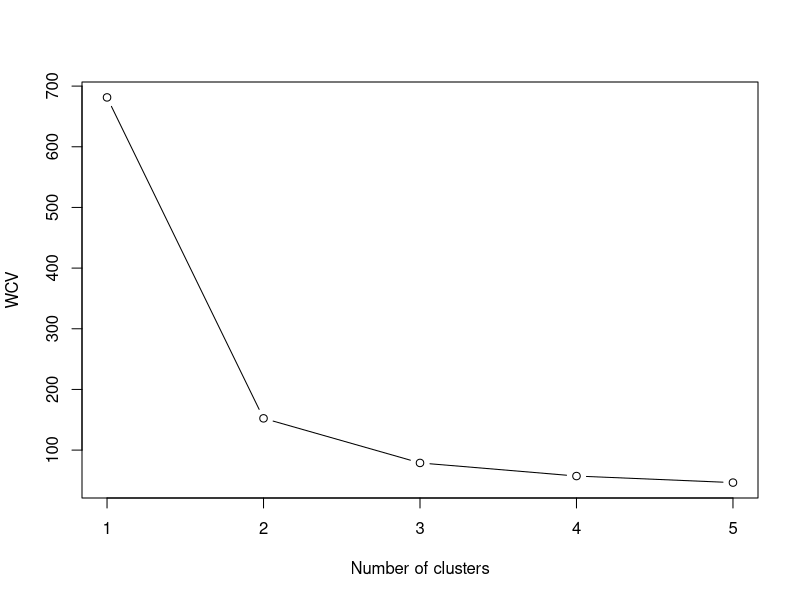
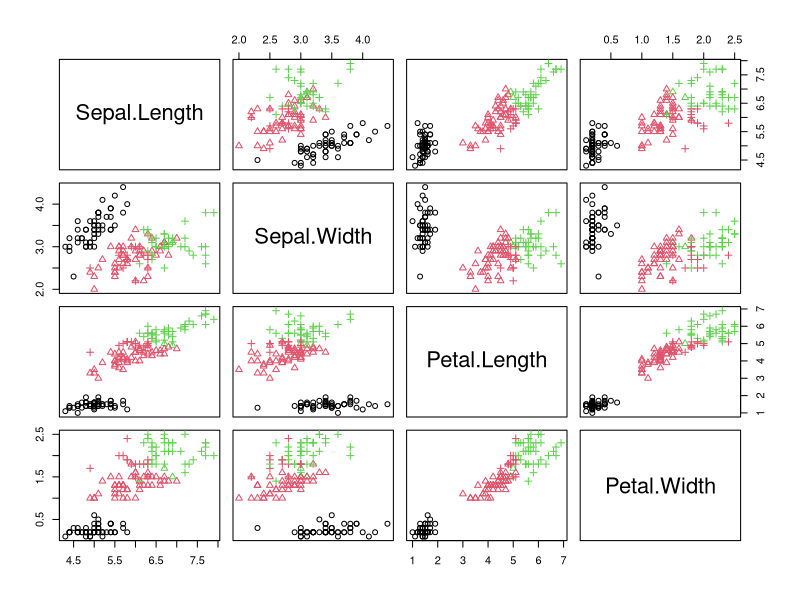
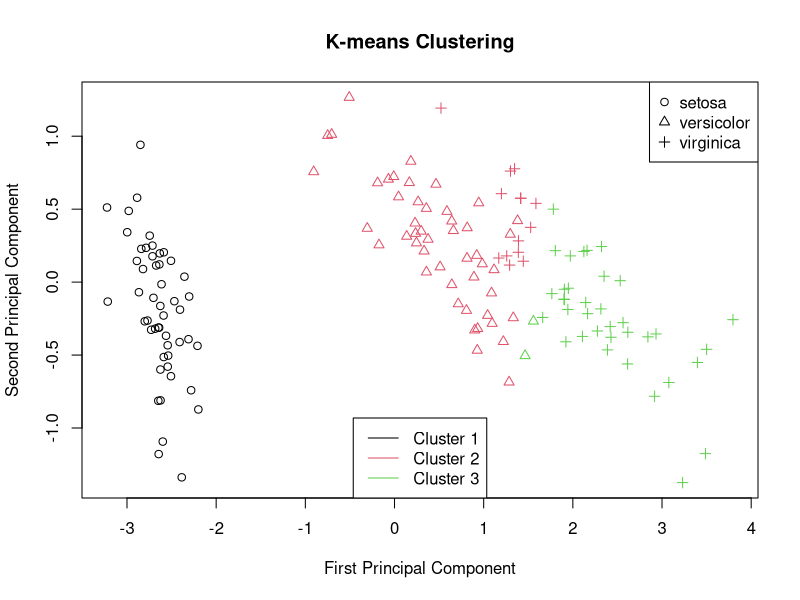

The R script that drew these images, in order: (Note: this script raises an error after producing the figures.)
## ---- chunk 1
knitr::opts_chunk$set(echo = TRUE)
## ---- chunk 2
data = iris
data$Species = NULL
head(data)
## ---- chunk 3
k <- 5
WCV <- rep(NA, k)  #within-cluster variation
for (i in 1:k) {
  k_means_out <- kmeans(data, centers = i, nstart = 20)
  WCV[i] <- k_means_out$tot.withinss
}
plot(WCV, xlab = "Number of clusters", type = "b")
## ---- chunk 4
# Perform K-means with K = 3
set.seed(123)
k_best <- 3
k_means_out <- kmeans(data, centers = k_best, nstart = 20)
plot(as.data.frame(data), col = k_means_out$cluster, pch = as.numeric(as.factor(iris$Species)))
## ---- chunk 5
pca_out <- prcomp(data)
PC1 <- pca_out$x[, 1]
PC2 <- pca_out$x[, 2]
plot(PC1, PC2, col = k_means_out$cluster, pch = as.numeric(as.factor(iris$Species)),
  main = "K-means Clustering", xlab = "First Principal Component", ylab = "Second Principal Component")

legend("topright", legend = levels(as.factor(iris$Species)), pch = 1:3)
legend("bottom", legend = c("Cluster 1", "Cluster 2", "Cluster 3"), col = 1:3, lty = 1)
## ---- chunk 6
# Create confusion matrix between K-means cluster assignments and true species
table_cluster_species <- table(kmeans_result$cluster, iris$Species)
print(table_cluster_species)

# Define the Best_Confusion_Matrix function
Best_Confusion_Matrix <- function(Confusion_Matrix) {
  library(combinat)
  x <- as.matrix(Confusion_Matrix)
  n <- sum(x)  # sample size
  p <- nrow(x)  # number of features
  if (ncol(x) != p)
    stop("x must be a square matrix.")
  
  perm_vec <- permn(1:p)  # all permutations of 1:p
  p_fact <- length(perm_vec)  # p factorial
  accuracy_val <- rep(NA, p_fact)
  
  # checking
  for (i in 1:p_fact) accuracy_val[i] <- sum(diag(x[perm_vec[[i]], ])) / n
  
  best_accuracy_index <- which.max(accuracy_val)
  best_accuracy_val <- accuracy_val[best_accuracy_index]
  best_Conf_Mat <- x[perm_vec[[best_accuracy_index]], ]
  
  return(list(x = best_Conf_Mat, val = best_accuracy_val))
}

# Apply it
result <- Best_Confusion_Matrix(table_cluster_species)

# Print the best confusion matrix and accuracy
cat("Best Confusion Matrix:\n")
print(result$x)

cat(sprintf("\nAccuracy: %.4f\n", result$val))
## ---- chunk 7
cluster_complete <- hclust(dist(data), method = "complete")
cluster_average <- hclust(dist(data), method = "average")
cluster_single <- hclust(dist(data), method = "single")

par(mfrow = c(1, 3))
plot(cluster_complete, main = "Complete Linkage", xlab = "", sub = "", cex = 0.9)
plot(cluster_average, main = "Average Linkage", xlab = "", sub = "", cex = 0.9)
plot(cluster_single, main = "Single Linkage", xlab = "", sub = "", cex = 0.9)
## ---- chunk 8
# Add clustering results to PCA data
pca_data$Cluster_Complete <- as.factor(cluster_complete)
pca_data$Cluster_Average  <- as.factor(cluster_average)
pca_data$Cluster_Single   <- as.factor(cluster_single)

# Plot Complete Linkage
ggplot(pca_data, aes(x = PC1, y = PC2, color = Cluster_Complete)) +
  geom_point(size = 2, alpha = 0.8) +
  labs(title = "Hierarchical Clustering - Complete Linkage") +
  theme_minimal()

# Plot Average Linkage
ggplot(pca_data, aes(x = PC1, y = PC2, color = Cluster_Average)) +
  geom_point(size = 2, alpha = 0.8) +
  labs(title = "Hierarchical Clustering - Average Linkage") +
  theme_minimal()

# Plot Single Linkage
ggplot(pca_data, aes(x = PC1, y = PC2, color = Cluster_Single)) +
  geom_point(size = 2, alpha = 0.8) +
  labs(title = "Hierarchical Clustering - Single Linkage") +
  theme_minimal()
## ---- chunk 9
# Confusion matrices
table_complete <- table(cluster_complete, iris$Species)
table_average  <- table(cluster_average, iris$Species)
table_single   <- table(cluster_single, iris$Species)

# Accuracy calculations using Best_Confusion_Matrix
result_complete <- Best_Confusion_Matrix(table_complete)
result_average  <- Best_Confusion_Matrix(table_average)
result_single   <- Best_Confusion_Matrix(table_single)

# Print results
cat("Complete Linkage - Best Confusion Matrix:\n")
print(result_complete$x)
cat(sprintf("Accuracy: %.4f\n\n", result_complete$val))

cat("Average Linkage - Best Confusion Matrix:\n")
print(result_average$x)
cat(sprintf("Accuracy: %.4f\n\n", result_average$val))

cat("Single Linkage - Best Confusion Matrix:\n")
print(result_single$x)
cat(sprintf("Accuracy: %.4f\n", result_single$val))
## ---- chunk 10
# Standardize (scale) the data
iris_scaled <- scale(iris_data)

head(iris_scaled)
## ---- chunk 11
set.seed(123)
wss_scaled <- numeric(5)

for (k in 1:5) {
  kmeans_result_scaled <- kmeans(iris_scaled, centers = k, nstart = 25)
  wss_scaled[k] <- kmeans_result_scaled$tot.withinss
}

# Elbow plot
plot(1:5, wss_scaled, type = "b", pch = 19,
     xlab = "Number of Clusters K (scaled)",
     ylab = "Total WSS (scaled)",
     main = "Elbow Method (scaled data)")
## ---- chunk 12
# PCA
pca_result_scaled <- prcomp(iris_scaled)

# Create PCA dataframe
pca_data_scaled <- data.frame(PC1 = pca_result_scaled$x[, 1],
                              PC2 = pca_result_scaled$x[, 2])
## ---- chunk 13
# K-means clustering with K=3
set.seed(123)
kmeans_scaled_final <- kmeans(iris_scaled, centers = 3, nstart = 25)

# Confusion matrix
table_kmeans_scaled <- table(kmeans_scaled_final$cluster, iris$Species)

# Best confusion matrix and accuracy
result_kmeans_scaled <- Best_Confusion_Matrix(table_kmeans_scaled)

cat("K-means (scaled) Best Confusion Matrix:\n")
print(result_kmeans_scaled$x)
cat(sprintf("Accuracy: %.4f\n\n", result_kmeans_scaled$val))
## ---- chunk 14
# Distance matrix
dist_iris_scaled <- dist(iris_scaled)

# Hierarchical clustering
hc_complete_scaled <- hclust(dist_iris_scaled, method = "complete")
hc_average_scaled  <- hclust(dist_iris_scaled, method = "average")
hc_single_scaled   <- hclust(dist_iris_scaled, method = "single")

# Cut into 3 clusters
cluster_complete_scaled <- cutree(hc_complete_scaled, k = 3)
cluster_average_scaled  <- cutree(hc_average_scaled, k = 3)
cluster_single_scaled   <- cutree(hc_single_scaled, k = 3)

# Confusion matrices
table_complete_scaled <- table(cluster_complete_scaled, iris$Species)
table_average_scaled  <- table(cluster_average_scaled, iris$Species)
table_single_scaled   <- table(cluster_single_scaled, iris$Species)

# Accuracy
result_complete_scaled <- Best_Confusion_Matrix(table_complete_scaled)
result_average_scaled  <- Best_Confusion_Matrix(table_average_scaled)
result_single_scaled   <- Best_Confusion_Matrix(table_single_scaled)

# Print results
cat("Complete Linkage (scaled) Best Confusion Matrix:\n")
print(result_complete_scaled$x)
cat(sprintf("Accuracy: %.4f\n\n", result_complete_scaled$val))

cat("Average Linkage (scaled) Best Confusion Matrix:\n")
print(result_average_scaled$x)
cat(sprintf("Accuracy: %.4f\n\n", result_average_scaled$val))

cat("Single Linkage (scaled) Best Confusion Matrix:\n")
print(result_single_scaled$x)
cat(sprintf("Accuracy: %.4f\n", result_single_scaled$val))
## ---- chunk 15
# Create a data frame manually
summary_table <- data.frame(
  Method = c("K-means Clustering", "Hierarchical (Complete Linkage)", 
             "Hierarchical (Average Linkage)", "Hierarchical (Single Linkage)"),
  Unscaled_Accuracy = c(result$val, result_complete$val, 
                        result_average$val, result_single$val),
  Scaled_Accuracy = c(result_kmeans_scaled$val, result_complete_scaled$val, 
                      result_average_scaled$val, result_single_scaled$val)
)

print(summary_table)
## ---- chunk 16
# PCA on scaled data
pca_scaled <- prcomp(iris_scaled)

# Variance explained by each PC
var_explained <- pca_scaled$sdev^2 / sum(pca_scaled$sdev^2)

# Cumulative variance explained
cum_var_explained <- cumsum(var_explained)

# Plot
plot(cum_var_explained, xlab = "Number of Principal Components",
     ylab = "Cumulative Proportion of Variance Explained",
     type = "b", pch = 19,
     main = "Cumulative Variance Explained by PCs")
abline(h = 0.9, col = "red", lty = 2)  # optional: 90% variance line
## ---- chunk 17
# Approximated data using first 2 PCs
approx_data <- pca_scaled$x[, 1:2]
## ---- chunk 18
set.seed(123)
wss_approx <- numeric(5)

for (k in 1:5) {
  kmeans_approx <- kmeans(approx_data, centers = k, nstart = 25)
  wss_approx[k] <- kmeans_approx$tot.withinss
}

# Elbow Plot
plot(1:5, wss_approx, type = "b", pch = 19,
     xlab = "Number of Clusters K (Approximated Data)",
     ylab = "Total WSS",
     main = "Elbow Method (Approximated Data)")
## ---- chunk 19
# K-means with K=3
set.seed(123)
kmeans_approx_final <- kmeans(approx_data, centers = 3, nstart = 25)

# Confusion matrix
table_kmeans_approx <- table(kmeans_approx_final$cluster, iris$Species)

# Best matching confusion matrix and accuracy
result_kmeans_approx <- Best_Confusion_Matrix(table_kmeans_approx)

cat("K-means (approximated) Best Confusion Matrix:\n")
print(result_kmeans_approx$x)
cat(sprintf("Accuracy: %.4f\n\n", result_kmeans_approx$val))
## ---- chunk 20
# Distance matrix
dist_approx <- dist(approx_data)

# Hierarchical clustering
hc_complete_approx <- hclust(dist_approx, method = "complete")
hc_average_approx  <- hclust(dist_approx, method = "average")
hc_single_approx   <- hclust(dist_approx, method = "single")

# Cut into 3 clusters
cluster_complete_approx <- cutree(hc_complete_approx, k = 3)
cluster_average_approx  <- cutree(hc_average_approx, k = 3)
cluster_single_approx   <- cutree(hc_single_approx, k = 3)

# Confusion matrices
table_complete_approx <- table(cluster_complete_approx, iris$Species)
table_average_approx  <- table(cluster_average_approx, iris$Species)
table_single_approx   <- table(cluster_single_approx, iris$Species)

# Accuracy calculations
result_complete_approx <- Best_Confusion_Matrix(table_complete_approx)
result_average_approx  <- Best_Confusion_Matrix(table_average_approx)
result_single_approx   <- Best_Confusion_Matrix(table_single_approx)

# Print results
cat("Complete Linkage (approximated) Best Confusion Matrix:\n")
print(result_complete_approx$x)
cat(sprintf("Accuracy: %.4f\n\n", result_complete_approx$val))

cat("Average Linkage (approximated) Best Confusion Matrix:\n")
print(result_average_approx$x)
cat(sprintf("Accuracy: %.4f\n\n", result_average_approx$val))

cat("Single Linkage (approximated) Best Confusion Matrix:\n")
print(result_single_approx$x)
cat(sprintf("Accuracy: %.4f\n", result_single_approx$val))
